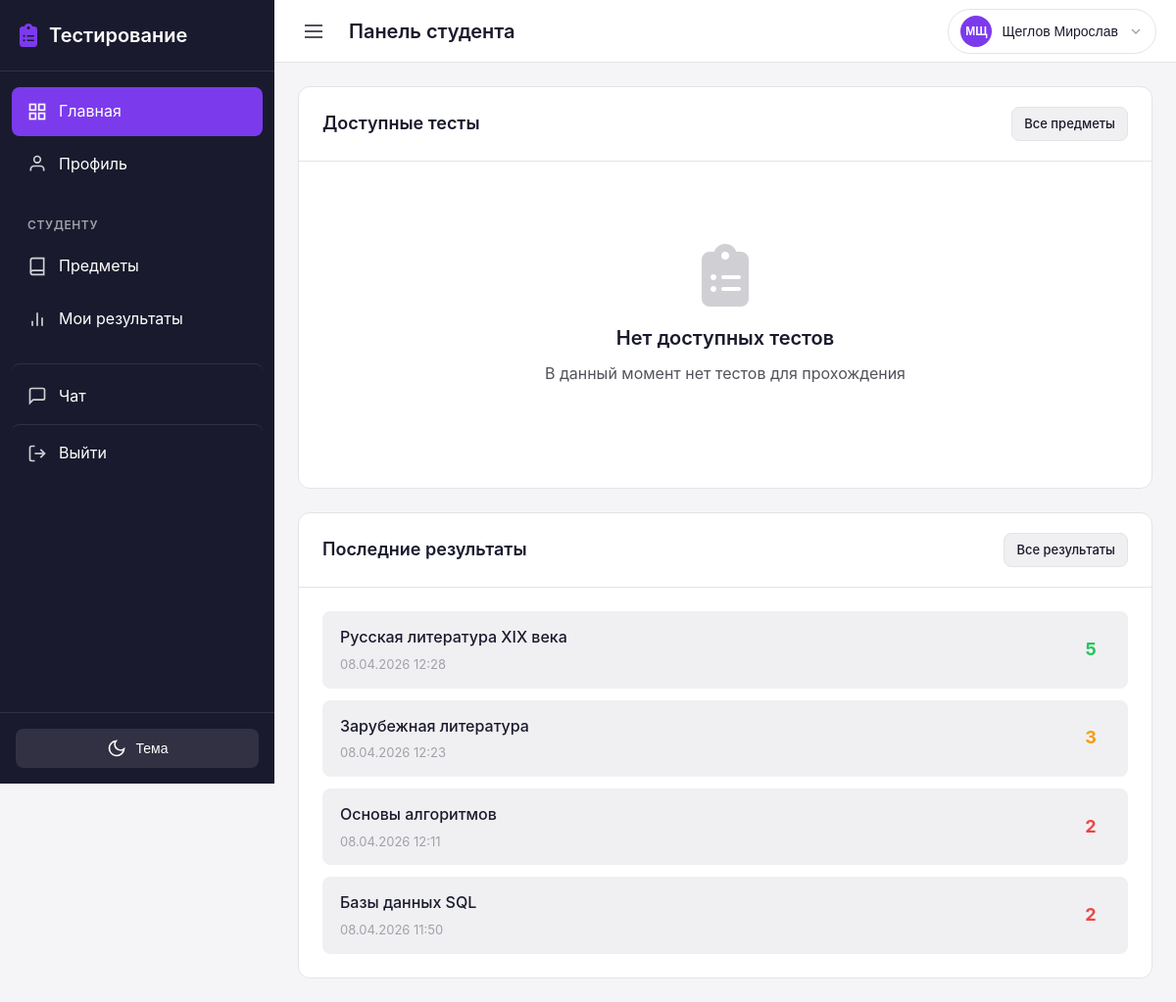
/student/dashboard/ (signed in), run on an earlier commit of the app's database.
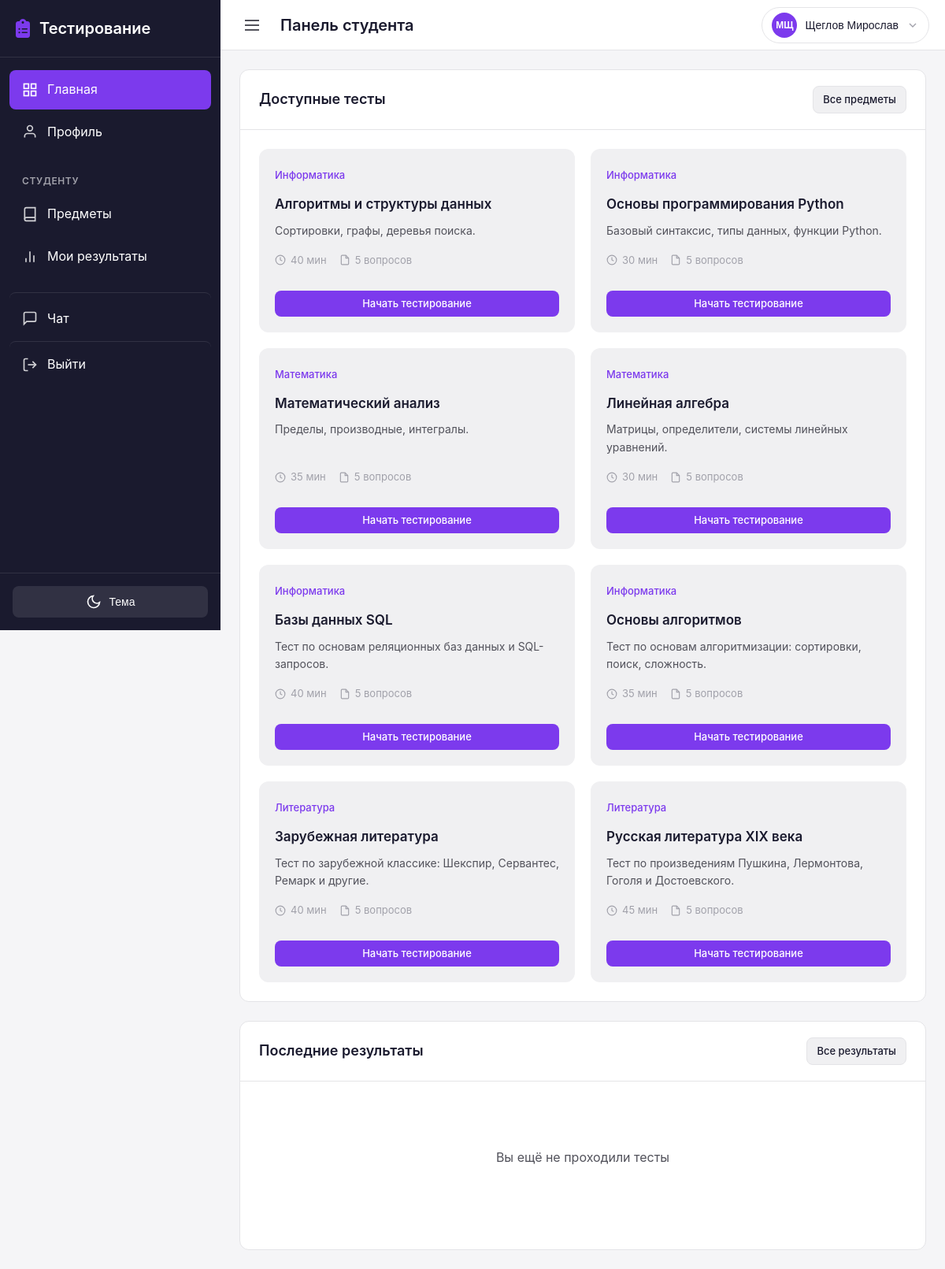
And on a later commit of the database.
### results/models.py (models this page shows, shortened)
class Result(models.Model):
    GRADE_CHOICES = [
        (2, '2 (Неудовлетворительно)'),
        (3, '3 (Удовлетворительно)'),
        (4, '4 (Хорошо)'),
        (5, '5 (Отлично)'),
    ]
    test = models.ForeignKey(
        'tests.Test',
        on_delete=models.CASCADE,
        related_name='results',
        verbose_name='Тест'
    )
    student = models.ForeignKey(
        settings.AUTH_USER_MODEL,
        on_delete=models.CASCADE,
        related_name='test_results',
        limit_choices_to={'role': 'student'},
        verbose_name='Студент'
    )
    grade = models.PositiveSmallIntegerField(
        choices=GRADE_CHOICES,
        null=True,
        blank=True,
        verbose_name='Оценка',
        help_text='Оценка за тест (2-5) или пусто, если не проверено'
    )
    started_at = models.DateTimeField(
        auto_now_add=True,
        verbose_name='Время начала'
    )
    completed_at = models.DateTimeField(
        null=True,
        blank=True,
        verbose_name='Время завершения'
    )
    correct_answers_count = models.PositiveIntegerField(
        default=0,
        verbose_name='Количество верных ответов'
    )
    total_questions = models.PositiveIntegerField(
        default=0,
        verbose_name='Общее количество вопросов'
    )
    device_info = models.CharField(
        max_length=200,
        blank=True,
        verbose_name='Устройство',
        help_text='Информация об устройстве, с которого проходил тест'
    )
    tab_switches_count = models.PositiveIntegerField(
        default=0,
        verbose_name='Переключения вкладок',
        help_text='Количество раз, когда страница становилась неактивной'
    )
    class Meta:
        verbose_name = 'Результат'
        verbose_name_plural = 'Результаты'
        ordering = ['-completed_at', '-started_at']

### tests/models.py (models this page shows, shortened)
class Test(models.Model):
    subject = models.ForeignKey(
        'groups.Subject',
        on_delete=models.CASCADE,
        related_name='tests',
        verbose_name='Предмет'
    )
    title = models.CharField(
        max_length=200,
        verbose_name='Название теста'
    )
    description = models.TextField(
        blank=True,
        verbose_name='Описание'
    )
    time_limit = models.PositiveIntegerField(
        default=60,
        verbose_name='Время на прохождение (минут)',
        help_text='Время в минутах на прохождение теста'
    )
    is_published = models.BooleanField(
        default=False,
        verbose_name='Опубликован',
        help_text='Если отмечено, тест доступен студентам'
    )
    show_correct_answers = models.BooleanField(
        default=True,
        verbose_name='Показывать правильные ответы',
        help_text='Показывать ли правильные ответы после прохождения'
    )
    shuffle_questions = models.BooleanField(
        default=False,
        verbose_name='Перемешивать вопросы',
        help_text='Если отмечено, порядок вопросов и ответов будет случайным для каждого студента'
    )
    groups = models.ManyToManyField(
        'groups.Group',
        related_name='tests',
        verbose_name='Группы',
        help_text='Группы, которым доступен тест'
    )
    created_by = models.ForeignKey(
        settings.AUTH_USER_MODEL,
        on_delete=models.CASCADE,
        related_name='created_tests',
        limit_choices_to={'role': 'teacher'},
        verbose_name='Создал преподаватель'
    )
    created_at = models.DateTimeField(
        auto_now_add=True,
        verbose_name='Дата создания'
    )
    updated_at = models.DateTimeField(
        auto_now=True,
        verbose_name='Дата обновления'
    )
    class Meta:
        verbose_name = 'Тест'
        verbose_name_plural = 'Тесты'
        ordering = ['-created_at']

### groups/models.py (models this page shows, shortened)
class Subject(models.Model):
    name = models.CharField(
        max_length=200,
        verbose_name='Название предмета'
    )
    description = models.TextField(
        blank=True,
        verbose_name='Описание'
    )
    image = models.ImageField(
        upload_to='subject_images/',
        null=True,
        blank=True,
        verbose_name='Изображение предмета'
    )
    teachers = models.ManyToManyField(
        settings.AUTH_USER_MODEL,
        related_name='subjects',
        limit_choices_to={'role': 'teacher'},
        verbose_name='Преподаватели'
    )
    groups = models.ManyToManyField(
        Group,
        related_name='subjects',
        verbose_name='Группы'
    )
    created_at = models.DateTimeField(
        auto_now_add=True,
        verbose_name='Дата создания'
    )
    class Meta:
        verbose_name = 'Предмет'
        verbose_name_plural = 'Предметы'
        ordering = ['name']

### users/views.py (the view, shortened to what this page needs)
# urls.py: path('student/dashboard/', views.student_dashboard, name='student_dashboard'),
@login_required
def student_dashboard(request):
    from tests.models import Test
    from results.models import Result
    from groups.models import Subject
    if not request.user.is_student:
        messages.error(request, 'У вас нет доступа к этой странице')
        return redirect('dashboard')
    user = request.user
    profile = getattr(user, 'profile', None)
    subjects = Subject.objects.filter(groups=profile.group)
    completed_tests = Result.objects.filter(
        student=user,
        completed_at__isnull=False
    ).values_list('test_id', flat=True)
    available_tests = Test.objects.filter(
        groups=profile.group,
        is_published=True
    ).exclude(id__in=completed_tests).select_related('subject')
    student_results = Result.objects.filter(
        student=user
    ).select_related('test').order_by('-completed_at')[:10]
    context = {
        'profile': profile,
        'subjects': subjects,
        'available_tests': available_tests,
        'recent_results': student_results,
    }
    return render(request, 'users/student/dashboard.html', context)

### chat/context_processors.py (called while the page is built)
def unread_messages_count(request):
    if request.user.is_authenticated:
        count = Message.objects.filter(receiver=request.user, is_read=False).count()
        return {'total_unread_messages': count}
    return {'total_unread_messages': 0}

### testingPlatform/ngrok_skip_warning.py (called while the page is built)
    def __call__(self, request):
        request.META['HTTP_NGROK_SKIP_BROWSER_WARNING'] = 'true'
        response = self.get_response(request)
        response['ngrok-skip-browser-warning'] = 'true'
        return response

### users/models.py (called while the page is built)
    @property
    def is_teacher(self):
        return self.role == UserRole.TEACHER

    @property
    def is_student(self):
        return self.role == UserRole.STUDENT

### templates/users/student/dashboard.html (shortened to what this page needs)
{% extends 'base.html' %}
{% block topbar_title %}Панель студента{% endblock %}
{% block content %}
<div class="dashboard-container">
    <div class="card mb-3">
        <div class="card-header">
            <h2 class="card-title">Доступные тесты</h2>
            <a href="{% url 'student_subjects' %}" class="btn btn-secondary btn-sm">Все предметы</a>
        </div>
        <div class="card-body">
            {% if available_tests %}
            <div class="tests-grid">
                {% for test in available_tests %}
                <div class="test-card-small">
                    <div class="test-card-small-header">
                        <span class="test-subject-name">{{ test.subject.name }}</span>
                    </div>
                    <h3 class="test-card-small-title">{{ test.title }}</h3>
                    {% if test.description %}
                        <p class="test-card-small-desc">{{ test.description|truncatewords:10 }}</p>
                    {% endif %}
                    <div class="test-card-small-meta">
                        <span class="test-meta">
                            <svg width="14" height="14" viewBox="0 0 24 24" fill="none" stroke="currentColor" stroke-width="2">
                                <circle cx="12" cy="12" r="10"></circle>
                                <polyline points="12 6 12 12 16 14"></polyline>
                            </svg>
                            {{ test.time_limit }} мин
                        </span>
                        <span class="test-meta">
                            <svg width="14" height="14" viewBox="0 0 24 24" fill="none" stroke="currentColor" stroke-width="2">
                                <path d="M14 2H6a2 2 0 0 0-2 2v16a2 2 0 0 0 2 2h12a2 2 0 0 0 2-2V8z"></path>
                                <polyline points="14 2 14 8 20 8"></polyline>
                            </svg>
                            {{ test.questions.count }} вопросов
                        </span>
                    </div>
                    <a href="{% url 'test_take' test.id %}" class="btn btn-primary btn-sm w-full mt-2">
                        Начать тестирование
                    </a>
                </div>
                {% endfor %}
            </div>
            {% else %}
            <div class="empty-state">
                <div class="empty-state-icon"><i class="fa-solid fa-clipboard-list"></i></div>
                <h3 class="empty-state-title">Нет доступных тестов</h3>
                <p class="empty-state-text">В данный момент нет тестов для прохождения</p>
            </div>
            {% endif %}
        </div>
    </div>
    <div class="card">
        <div class="card-header">
            <h2 class="card-title">Последние результаты</h2>
            <a href="{% url 'student_results' %}" class="btn btn-secondary btn-sm">Все результаты</a>
        </div>
        <div class="card-body">
            {% if recent_results %}
            <div class="results-list-small">
                {% for result in recent_results %}
                <a href="{% url 'test_result_detail' result.id %}" class="result-item-small">
                    <div class="result-info-small">
                        <span class="result-test-name">{{ result.test.title }}</span>
                        <span class="result-date">{{ result.completed_at|date:"d.m.Y H:i" }}</span>
                    </div>
                    <div class="result-grade-small grade-{{ result.grade }}">
                        {{ result.grade }}
                    </div>
                </a>
                {% endfor %}
            </div>
            {% else %}
            <div class="empty-state">
                <p class="empty-state-text">Вы ещё не проходили тесты</p>
            </div>
            {% endif %}
        </div>
    </div>
</div>
{% endblock %}

What changed in the data, as far as the page shows it:
removed Result: test "Русская литература XIX века", completed_at "08.04.2026 12:28", grade "5"
removed Result: test "Зарубежная литература", completed_at "08.04.2026 12:23", grade "3"
removed Result: test "Основы алгоритмов", completed_at "08.04.2026 12:11", grade "2"
removed Result: test "Базы данных SQL", completed_at "08.04.2026 11:50", grade "2"
added Test: subject.name "Информатика", title "Алгоритмы и структуры данных", description "Сортировки, графы, деревья поиска.", time_limit "40", questions.count "5"
added Test: subject.name "Информатика", title "Основы программирования Python", description "Базовый синтаксис, типы данных, функции Python.", time_limit "30", questions.count "5"
added Test: subject.name "Математика", title "Математический анализ", description "Пределы, производные, интегралы.", time_limit "35", questions.count "5"
added Test: subject.name "Математика", title "Линейная алгебра", description "Матрицы, определители, системы линейных уравнений.", time_limit "30", questions.count "5"
now on this page (row unchanged): Test: subject.name "Информатика", title "Базы данных SQL", description "Тест по основам реляционных баз данных и SQL-запросов.", time_limit "40", questions.count "5"
now on this page (row unchanged): Test: subject.name "Информатика", title "Основы алгоритмов", description "Тест по основам алгоритмизации: сортировки, поиск, сложность.", time_limit "35", questions.count "5"
now on this page (row unchanged): Test: subject.name "Литература", title "Зарубежная литература", description "Тест по зарубежной классике: Шекспир, Сервантес, Ремарк и другие.", time_limit "40", questions.count "5"
now on this page (row unchanged): Test: subject.name "Литература", title "Русская литература XIX века", description "Тест по произведениям Пушкина, Лермонтова, Гоголя и Достоевского.", time_limit "45", questions.count "5"
Also different on the page:
text no longer shown: "Нет доступных тестов В данный момент нет тестов для прохождения"
text now shown: "Вы ещё не проходили тесты"
